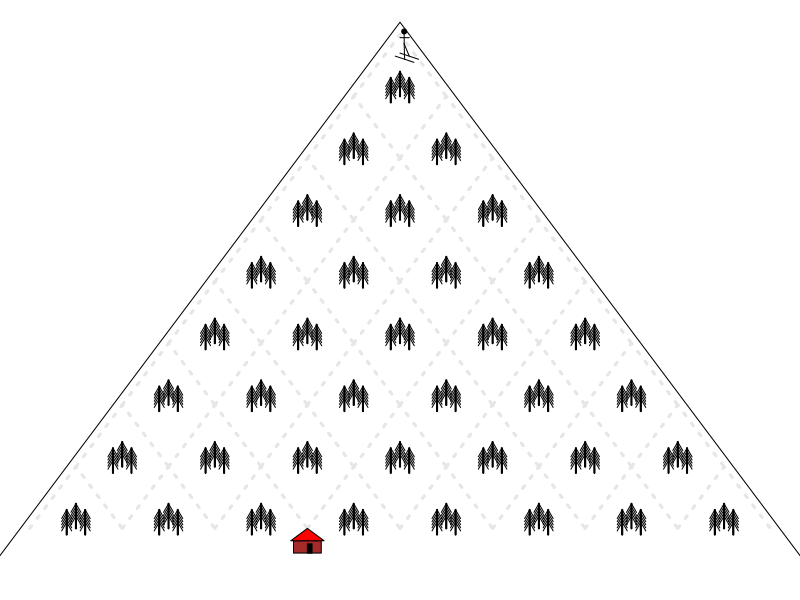
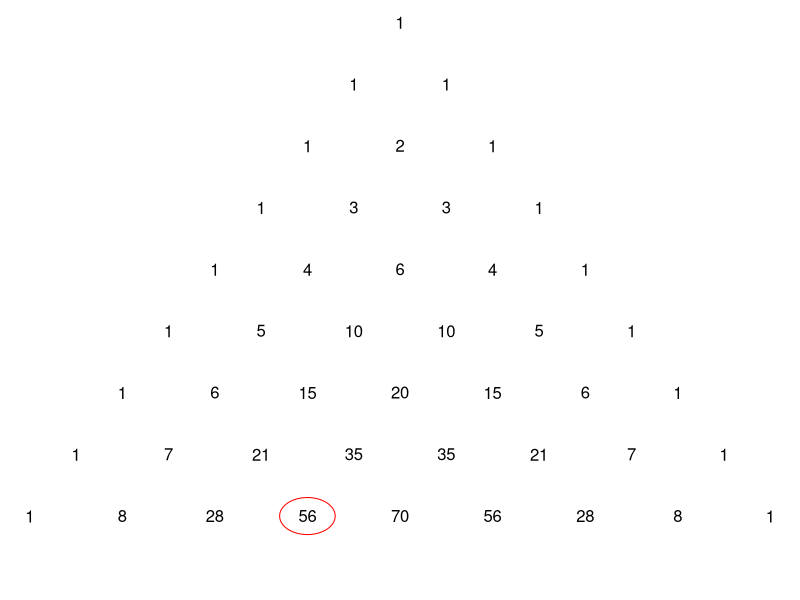

These charts were generated, in order, by the following R code:
## ---- chunk 1

n = sample(5:9,1,F,prob = c(1,2,3,4,5))
r = sample(2:(n-2),1)

C = choose(n,r)

## ---- chunk 2
par(mar=c(0,0,0,0))
plot(0,0,"n",xlim=c(-n/2,n/2),ylim=c(-1,n),axes=F,ann=F)
lines(c(-(n+1)/2,0,(n+1)/2),c(-1,n,-1))

drawtree = function(x,y){
    arrows(x,y-0.2,x,y,0.1,30)
    arrows(x,y-0.2,x,y+0.05,0.1,30)
    arrows(x,y-0.2,x,y+0.1,0.1,30)
    arrows(x,y-0.2,x,y+0.15,0.1,30)
    arrows(x,y-0.2,x,y+0.2,0.1,30)
    lines(c(x,x),c(y-0.2,y+0.2),lwd=2)
}
drawtrees = function(x,y){
    drawtree(x,y)
    drawtree(x+0.1,y-0.1)
    drawtree(x-0.1,y-0.1)
    # drawtree(x+0.05,y-0.45)
    # drawtree(x-0.05,y-0.45)
}

for(i in 1:n){
    for(j in 1:i){
        drawtrees(j-i/2-0.5,n-i)
        lines(j-i/2-0.5+c(-0.5,0,0.5),n-i-0.2+c(0,1,0),col=rgb(0.9,0.9,0.9),lty=3,lwd=3)
    }
}

lines(c(0,0.2),c(n-0.5,n-0.6))
lines(c(-0.05,0.15),c(n-0.55,n-0.65))
lines(c(0.1,0.045),c(n-0.55,n-0.35))
lines(c(0.05,0.045),c(n-0.6,n-0.35))
lines(c(0.045,0.045),c(n-0.35,n-0.15))
points(0.045,n-0.15,pch=20)
lines(c(0,0.1),c(n-0.25,n-0.25))

cabin = function(x,y,w,h){
    polygon(c(x-w/2,x-w/2,x+w/2,x+w/2),c(y-h/2,y+h/2,y+h/2,y-h/2),col="brown")
    polygon(c(x-w/2-w/10,x,x+w/2+w/10),c(y+h/2,y+h/2+h,y+h/2),col="red")
    polygon(c(x,x,x+w/6,x+w/6),c(y-h/2,y+h/4,y+h/4,y-h/2),col="black")
}

cabin(r-n/2,-0.5,0.3,0.2)
## ---- chunk 3
par(mar=c(0,0,0,0))
plot(0,0,"n",axes=F,ann=F,xlim=c(-n/2,n/2),ylim=c(-1,n))
for(i in 0:n){
    for(j in 0:i){
        text(j-i/2,n-i,choose(i,j))
    }
}
th = seq(0,2*pi,pi/100)
lines(r-n/2+0.3*sin(th),0+0.3*cos(th),col="red")

## ---- chunk 4
ma = max(c(r,n-r))
mi = min(c(r,n-r))
